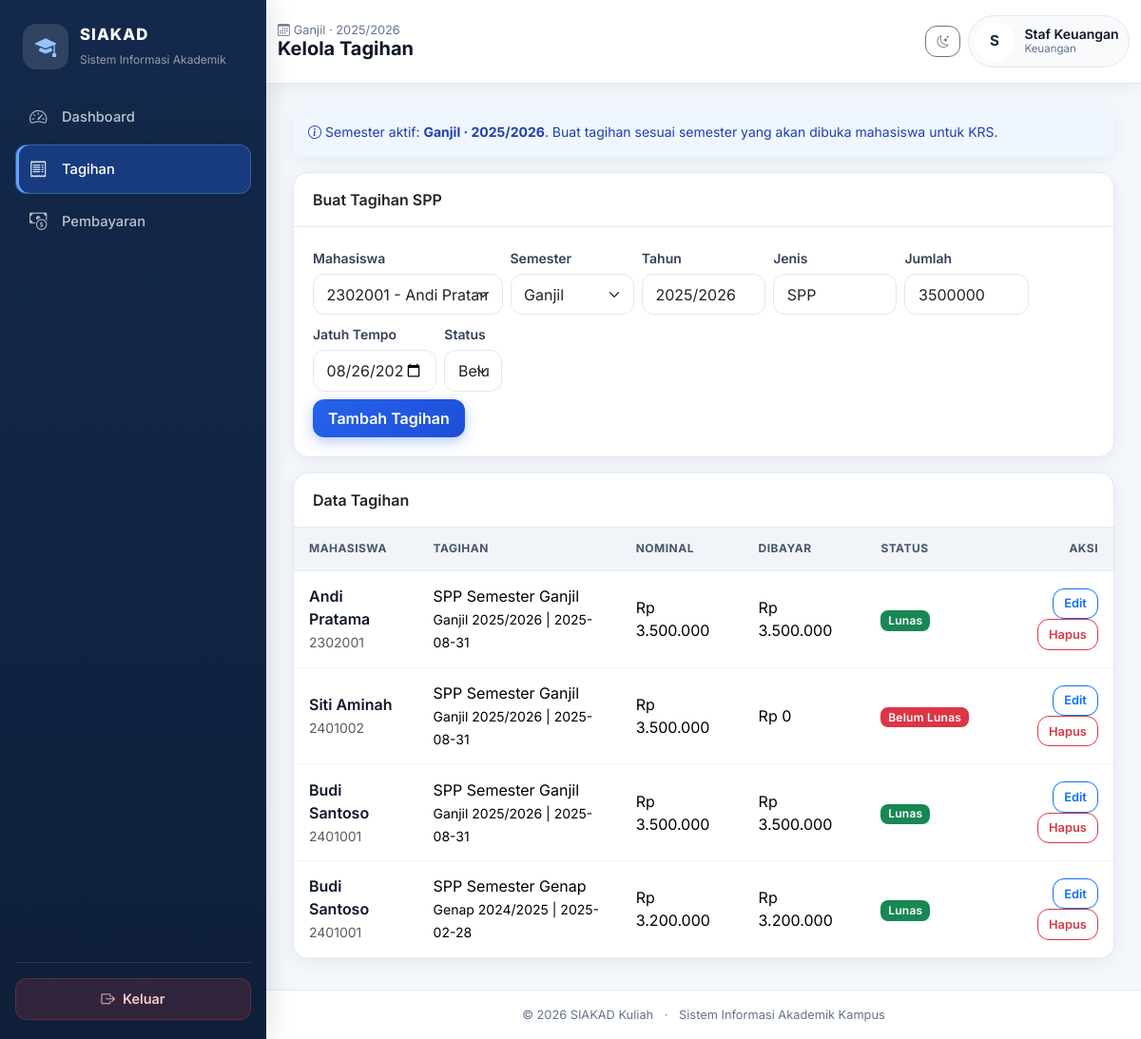
Page /keuangan/tagihan.php (signed in) on the committed database.
### tables this page shows
CREATE TABLE semester_aktif (
  id INT AUTO_INCREMENT PRIMARY KEY,
  semester ENUM('Ganjil','Genap') NOT NULL,
  tahun_akademik VARCHAR(20) NOT NULL,
  status ENUM('aktif','nonaktif') NOT NULL DEFAULT 'nonaktif',
  created_at TIMESTAMP DEFAULT CURRENT_TIMESTAMP,
  KEY idx_status (status)
);

CREATE TABLE tagihan (
  id INT AUTO_INCREMENT PRIMARY KEY,
  mahasiswa_id INT NOT NULL,
  semester ENUM('Ganjil','Genap') NOT NULL,
  tahun_akademik VARCHAR(20) NOT NULL,
  jenis VARCHAR(100) NOT NULL DEFAULT 'SPP',
  jumlah DECIMAL(12,2) NOT NULL,
  status ENUM('belum_lunas','lunas') NOT NULL DEFAULT 'belum_lunas',
  jatuh_tempo DATE DEFAULT NULL,
  created_at TIMESTAMP DEFAULT CURRENT_TIMESTAMP,
  updated_at TIMESTAMP DEFAULT CURRENT_TIMESTAMP ON UPDATE CURRENT_TIMESTAMP,
  CONSTRAINT fk_tagihan_mahasiswa FOREIGN KEY (mahasiswa_id) REFERENCES mahasiswa(id) ON DELETE CASCADE
);

CREATE TABLE mahasiswa (
  id INT AUTO_INCREMENT PRIMARY KEY,
  user_id INT NOT NULL UNIQUE,
  nim VARCHAR(30) NOT NULL UNIQUE,
  nama VARCHAR(120) NOT NULL,
  email VARCHAR(120) NOT NULL,
  program_studi_id INT NOT NULL,
  angkatan VARCHAR(10) NOT NULL,
  foto VARCHAR(255) DEFAULT NULL,
  status ENUM('aktif','nonaktif') NOT NULL DEFAULT 'aktif',
  dosen_wali_id INT DEFAULT NULL,
  created_at TIMESTAMP DEFAULT CURRENT_TIMESTAMP,
  updated_at TIMESTAMP DEFAULT CURRENT_TIMESTAMP ON UPDATE CURRENT_TIMESTAMP,
  CONSTRAINT fk_mahasiswa_user FOREIGN KEY (user_id) REFERENCES users(id) ON DELETE CASCADE,
  CONSTRAINT fk_mahasiswa_prodi FOREIGN KEY (program_studi_id) REFERENCES program_studi(id) ON DELETE RESTRICT,
  CONSTRAINT fk_mahasiswa_dosen_wali FOREIGN KEY (dosen_wali_id) REFERENCES dosen(id) ON DELETE SET NULL
);

### config/database.php (called while the page is built, shortened)
<?php
function db(): PDO
{
    static $pdo = null;
    if ($pdo === null) {
        try {
            $dsn = 'mysql:host=' . DB_HOST . ';dbname=' . DB_NAME . ';charset=utf8mb4';
            $pdo = new PDO($dsn, DB_USER, DB_PASS, [
                PDO::ATTR_ERRMODE => PDO::ERRMODE_EXCEPTION,
                PDO::ATTR_DEFAULT_FETCH_MODE => PDO::FETCH_ASSOC,
                PDO::ATTR_EMULATE_PREPARES => false,
            ]);
        } catch (PDOException $e) {
            http_response_code(500);
            die('<div style="font-family:Arial;padding:24px"><h3>Koneksi database gagal</h3><p>Pastikan MySQL XAMPP aktif, database <b>akademik</b> sudah dibuat/import, dan konfigurasi di <code>config/database.php</code> benar.</p><pre>' . htmlspecialchars($e->getMessage()) . '</pre></div>');
        }
    }
    return $pdo;
}
function e($value): string
{
    return htmlspecialchars((string)$value, ENT_QUOTES, 'UTF-8');
}

### keuangan/tagihan.php (the view, shortened to what this page needs)
<?php
require_once __DIR__ . '/../includes/functions.php';
$pdo=db();
$mahasiswa=$pdo->query("SELECT id,nim,nama FROM mahasiswa ORDER BY nama")->fetchAll();
[$defSem, $defTahun] = semester_aktif_values();
$tagihan=$pdo->query("SELECT t.*,m.nim,m.nama,COALESCE(SUM(p.jumlah_bayar),0) dibayar FROM tagihan t JOIN mahasiswa m ON m.id=t.mahasiswa_id LEFT JOIN pembayaran p ON p.tagihan_id=t.id GROUP BY t.id ORDER BY t.tahun_akademik DESC, FIELD(t.semester,'Ganjil','Genap'), t.id DESC")->fetchAll();
include __DIR__ . '/../includes/header.php'; include __DIR__ . '/../includes/sidebar.php';
?>
<div class="alert alert-info small mb-3"><i class="bi bi-info-circle me-1"></i>Semester aktif: <strong><?= e(semester_aktif_label()) ?></strong>. Buat tagihan sesuai semester yang akan dibuka mahasiswa untuk KRS.</div>
<div class="card shadow-sm mb-3"><div class="card-header bg-transparent fw-semibold">Buat Tagihan SPP</div><div class="card-body"><form method="post" class="row g-2 align-items-end"><input type="hidden" name="action" value="create"><div class="col-md-3"><label class="form-label">Mahasiswa</label><select name="mahasiswa_id" class="form-select" required><?php foreach($mahasiswa as $m): ?><option value="<?= $m['id'] ?>"><?= e($m['nim'].' - '.$m['nama']) ?></option><?php endforeach; ?></select></div><div class="col-md-2"><label class="form-label">Semester</label><select name="semester" class="form-select"><option <?= $defSem==='Ganjil'?'selected':'' ?>>Ganjil</option><option <?= $defSem==='Genap'?'selected':'' ?>>Genap</option></select></div><div class="col-md-2"><label class="form-label">Tahun</label><input name="tahun_akademik" class="form-control" value="<?= e($defTahun) ?>"></div><div class="col-md-2"><label class="form-label">Jenis</label><input name="jenis" class="form-control" value="SPP"></div><div class="col-md-2"><label class="form-label">Jumlah</label><input type="number" name="jumlah" class="form-control" value="3500000"></div><div class="col-md-2"><label class="form-label">Jatuh Tempo</label><input type="date" name="jatuh_tempo" class="form-control" value="<?= e(date('Y-m-d', strtotime('+30 days'))) ?>"></div><div class="col-md-1"><label class="form-label">Status</label><select name="status" class="form-select"><option value="belum_lunas">Belum</option><option value="lunas">Lunas</option></select></div><div class="col-md-12"><button type="submit" class="btn btn-primary">Tambah Tagihan</button></div></form></div></div>
<div class="card shadow-sm">
    <div class="card-header bg-transparent fw-semibold">Data Tagihan</div>
    <div class="table-responsive">
        <table class="table align-middle mb-0">
            <thead><tr><th>Mahasiswa</th><th>Tagihan</th><th>Nominal</th><th>Dibayar</th><th>Status</th><th class="text-end">Aksi</th></tr></thead>
            <tbody>
            <?php foreach ($tagihan as $t): ?>
                <tr>
                    <td><div class="fw-semibold"><?= e($t['nama']) ?></div><small class="text-muted"><?= e($t['nim']) ?></small></td>
                    <td><?= e($t['jenis']) ?><br><small><?= e($t['semester'].' '.$t['tahun_akademik'].' | '.$t['jatuh_tempo']) ?></small></td>
                    <td><?= rupiah($t['jumlah']) ?></td>
                    <td><?= rupiah($t['dibayar']) ?></td>
                    <td><?= status_badge($t['status']) ?></td>
                    <td class="text-end">
                        <button type="button" class="btn btn-sm btn-outline-primary" data-bs-toggle="modal" data-bs-target="#edit<?= $t['id'] ?>">Edit</button>
                        <form method="post" class="d-inline" onsubmit="return confirm('Hapus tagihan?')">
                            <button type="submit" class="btn btn-sm btn-outline-danger">Hapus</button>
                        </form>
                    </td>
                </tr>
            <?php endforeach; ?>
            </tbody>
        </table>
    </div>
</div>
<?php include __DIR__ . '/../includes/footer.php'; ?>

### includes/functions.php (shortened to what this page needs)
<?php
function status_badge(string $status): string
{
    $map = [
        'aktif' => 'success', 'nonaktif' => 'secondary',
        'menunggu' => 'warning', 'disetujui' => 'success', 'ditolak' => 'danger',
        'lunas' => 'success', 'belum_lunas' => 'danger',
        'Hadir' => 'success', 'Izin' => 'info', 'Sakit' => 'warning', 'Alfa' => 'danger',
    ];
    $label = str_replace('_', ' ', $status);
    $class = $map[$status] ?? 'secondary';
    return '<span class="badge text-bg-' . $class . '">' . e(ucwords($label)) . '</span>';
}
function semester_aktif(): ?array
{
    static $cache = null;
    if ($cache !== null) {
        return $cache === false ? null : $cache;
    }
    try {
        $stmt = db()->query("SELECT * FROM semester_aktif WHERE status = 'aktif' ORDER BY id DESC LIMIT 1");
        $row = $stmt->fetch();
        $cache = $row ?: false;
    } catch (Throwable $e) {
        $cache = false;
    }
    return $cache === false ? null : $cache;
}
function semester_aktif_values(): array
{
    $sa = semester_aktif();
    if ($sa) {
        return [$sa['semester'], $sa['tahun_akademik']];
    }
    return [CURRENT_SEMESTER, CURRENT_TAHUN_AKADEMIK];
}
function semester_aktif_label(): string
{
    [$s, $t] = semester_aktif_values();
    return $s . ' · ' . $t;
}
function rupiah($angka): string
{
    return 'Rp ' . number_format((float)$angka, 0, ',', '.');
}

### assets/css/style.css (style rules this page uses)
:root { --sidebar-width: 280px; --navy-900: #0f1f3a; --navy-800: #13294b; --navy-700: #1e3a5f; --accent: #2563eb; --accent-soft: #dbeafe; --surface: #f4f7fc; --card-bg: #ffffff; --text-muted: #64748b; --border: #e2e8f0; --radius: 16px; --radius-sm: 12px; --shadow-sm: 0 4px 18px rgba(15, 23, 42, 0.06); --shadow-md: 0 10px 30px rgba(15, 23, 42, 0.08); --transition: 0.22s ease; }
* { box-sizing: border-box; }
body { font-family: 'Inter', system-ui, -apple-system, BlinkMacSystemFont, 'Segoe UI', sans-serif; background: var(--surface); color: #0f172a; min-height: 100vh; -webkit-font-smoothing: antialiased; }
.card { border: 1px solid var(--border); border-radius: var(--radius); background: var(--card-bg); box-shadow: var(--shadow-sm); }
.card.shadow-sm, .table-card { box-shadow: var(--shadow-sm) !important; }
.card-header { background: transparent; border-bottom: 1px solid var(--border); padding: 1rem 1.25rem; font-weight: 600; }
.card-body { padding: 1.25rem; }
.table-responsive { border-radius: 0 0 var(--radius) var(--radius); }
.table { margin-bottom: 0; }
.table thead th { white-space: nowrap; background: #f1f5f9; color: #475569; font-size: 0.75rem; font-weight: 700; text-transform: uppercase; letter-spacing: 0.04em; border-bottom: 1px solid var(--border); padding: 0.85rem 1rem; }
.table tbody td { padding: 0.9rem 1rem; vertical-align: middle; border-color: #f1f5f9; }
.table .fw-semibold { color: #0f172a; }
.form-label { font-weight: 600; font-size: 0.875rem; color: #334155; margin-bottom: 0.35rem; }
.form-control, .form-select { border-radius: var(--radius-sm); border-color: var(--border); padding: 0.55rem 0.85rem; }
.btn { border-radius: var(--radius-sm); font-weight: 600; padding: 0.5rem 1rem; transition: transform 0.15s ease, box-shadow 0.15s ease; }
.btn-primary { background: linear-gradient(135deg, #2563eb, #1d4ed8); border: none; box-shadow: 0 4px 14px rgba(37, 99, 235, 0.35); }
.btn-sm { padding: 0.35rem 0.7rem; font-size: 0.8rem; }
.badge { font-weight: 600; padding: 0.4em 0.65em; border-radius: 8px; letter-spacing: 0.02em; }
.alert { border: 0; border-radius: var(--radius-sm); box-shadow: var(--shadow-sm); }
.alert-info { background: #eff6ff; color: #1e40af; }

### rows in the picture
semester_aktif: semester "Ganjil", tahun_akademik "2025/2026"
tagihan: mahasiswa.nama "Andi Pratama", mahasiswa.nim "2302001", jenis "SPP Semester Ganjil", semester+tahun_akademik+jatuh_tempo "Ganjil 2025/2026 | 2025-08-31", jumlah "Rp 3.500.000", dibayar "Rp 3.500.000", status "Lunas"
tagihan: mahasiswa.nama "Siti Aminah", mahasiswa.nim "2401002", jenis "SPP Semester Ganjil", semester+tahun_akademik+jatuh_tempo "Ganjil 2025/2026 | 2025-08-31", jumlah "Rp 3.500.000", dibayar "Rp 0", status "Belum Lunas"
tagihan: mahasiswa.nama "Budi Santoso", mahasiswa.nim "2401001", jenis "SPP Semester Ganjil", semester+tahun_akademik+jatuh_tempo "Ganjil 2025/2026 | 2025-08-31", jumlah "Rp 3.500.000", dibayar "Rp 3.500.000", status "Lunas"
tagihan: mahasiswa.nama "Budi Santoso", mahasiswa.nim "2401001", jenis "SPP Semester Genap", semester+tahun_akademik+jatuh_tempo "Genap 2024/2025 | 2025-02-28", jumlah "Rp 3.200.000", dibayar "Rp 3.200.000", status "Lunas"

### other values in the picture
$label "Dashboard"
$label "Tagihan"
$label "Pembayaran"
semester_aktif_label() "Ganjil · 2025/2026"
$pageTitle "Kelola Tagihan"
$initial "S"
$user['name'] "Staf Keuangan"
role_label($role) "Keuangan"
APP_NAME "SIAKAD Kuliah"
form field mahasiswa_id "2302001 - Andi Pratama"
